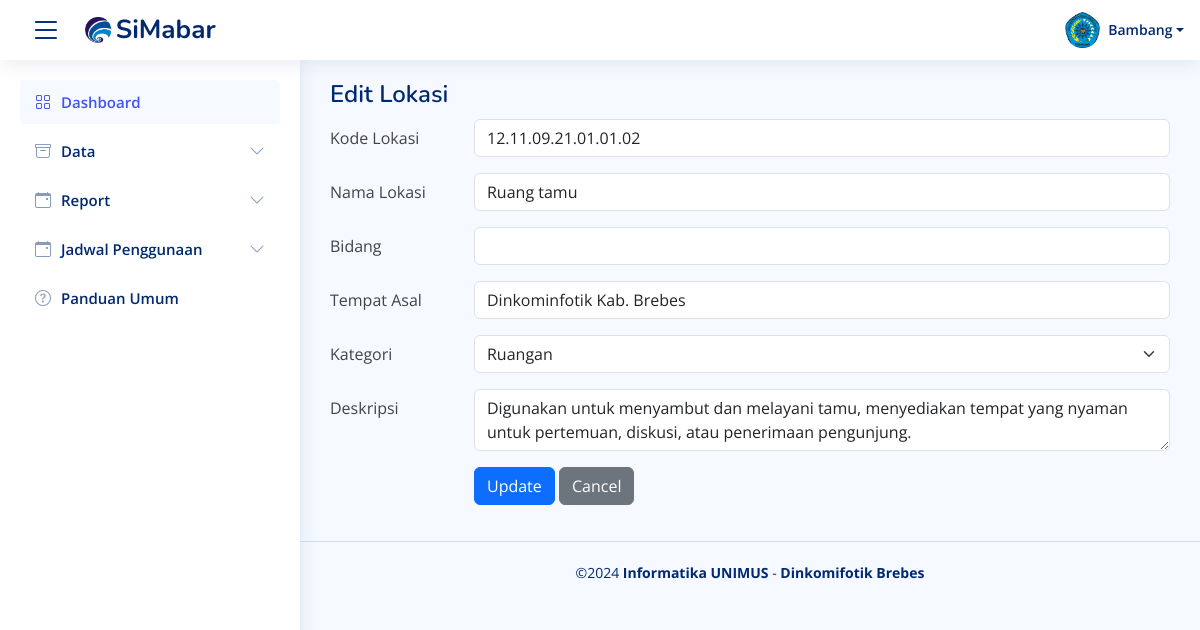
Page /frm_edit_lokasi.php?id_lokasi=12.11.09.21.01.01.02 on the committed database.
### tables this page shows
CREATE TABLE `lokasi` (
  `id_lokasi` varchar(50) NOT NULL,
  `nama_lokasi` varchar(100) NOT NULL,
  `bid_lokasi` varchar(50) DEFAULT NULL,
  `tempat_lokasi` varchar(100) DEFAULT NULL,
  `kategori_lokasi` varchar(50) DEFAULT NULL,
  `desk_lokasi` text DEFAULT NULL
);

### frm_edit_lokasi.php (the view, shortened to what this page needs)
<?php
include('koneksi/koneksi.php');
$id_lokasi = $_GET['id_lokasi'];
$sql = "SELECT * FROM lokasi WHERE id_lokasi = '$id_lokasi'";
$result = mysqli_query($conn, $sql);
if (mysqli_num_rows($result) == 1) {
    $row = mysqli_fetch_assoc($result);
} else {
    header('Location: lokasi.php');
    exit;
}
?>
<?php include("component/header.php"); ?>
<main id="main" class="main">
    <div class="pagetitle">
        <h1>Edit Lokasi</h1>
    </div>
    <form id="editLocationForm" action="proses/lokasi/edit_lokasi.php" method="POST">
        <div class="row mb-3">
            <label for="id_lokasi" class="col-sm-2 col-form-label">Kode Lokasi</label>
            <div class="col-sm-10">
                <input type="text" name="id_lokasi" class="form-control" value="<?php echo htmlspecialchars($row['id_lokasi']); ?>" readonly>
            </div>
        </div>
        <div class="row mb-3">
            <label for="nama_lokasi" class="col-sm-2 col-form-label">Nama Lokasi</label>
            <div class="col-sm-10">
                <input type="text" name="nama_lokasi" class="form-control" value="<?php echo htmlspecialchars($row['nama_lokasi']); ?>" required>
            </div>
        </div>
        <div class="row mb-3">
            <label for="bid_lokasi" class="col-sm-2 col-form-label">Bidang</label>
            <div class="col-sm-10">
                <input type="text" name="bid_lokasi" class="form-control" value="<?php echo htmlspecialchars($row['bid_lokasi']); ?>" required>
            </div>
        </div>
        <div class="row mb-3">
            <label for="tempat_lokasi" class="col-sm-2 col-form-label">Tempat Asal</label>
            <div class="col-sm-10">
                <input type="text" name="tempat_lokasi" class="form-control" value="<?php echo htmlspecialchars($row['tempat_lokasi']); ?>" required>
            </div>
        </div>
        <div class="row mb-3">
            <label for="kategori_lokasi" class="col-sm-2 col-form-label">Kategori</label>
            <div class="col-sm-10">
                <select name="kategori_lokasi" class="form-select" aria-label="Default select example" required>
                    <option value="Ruangan" <?php echo ($row['kategori_lokasi'] == 'Ruangan') ? 'selected' : ''; ?>>Ruangan</option>
                </select>
            </div>
        </div>
        <div class="row mb-3">
            <label for="desk_lokasi" class="col-sm-2 col-form-label">Deskripsi</label>
            <div class="col-sm-10">
                <textarea name="desk_lokasi" class="form-control" required><?php echo htmlspecialchars($row['desk_lokasi']); ?></textarea>
            </div>
        </div>
        <div class="row mb-3">
            <div class="col-sm-10 offset-sm-2">
                <button type="submit" class="btn btn-primary" id="submitButton">Update</button>
                <a href="lokasi.php" class="btn btn-secondary">Cancel</a>
            </div>
        </div>
    </form>
</main>
<?php include("component/footer.php"); ?>

### css/style.css (style rules this page uses)
:root { scroll-behavior: smooth; }
body { font-family: "Open Sans", sans-serif; background: #f6f9ff; color: #444444; }
a { color: #4154f1; text-decoration: none; }
h1, h2, h3, h4, h5, h6 { font-family: "Nunito", sans-serif; }
#main { margin-top: 60px; padding: 20px 30px; transition: all 0.3s; }
.pagetitle { margin-bottom: 10px; }
.pagetitle h1 { font-size: 24px; margin-bottom: 0; font-weight: 600; color: #012970; }
@media (min-width: 1200px) { #main, #footer { margin-left: 300px; } }

### rows in the picture
lokasi: id_lokasi "12.11.09.21.01.01.02", nama_lokasi "Ruang tamu", tempat_lokasi "Dinkominfotik Kab. Brebes", desk_lokasi "Digunakan untuk menyambut dan melayani tamu, menyediakan tempat yang nyaman untuk pertemuan, diskusi, atau penerimaan pengunjung."
